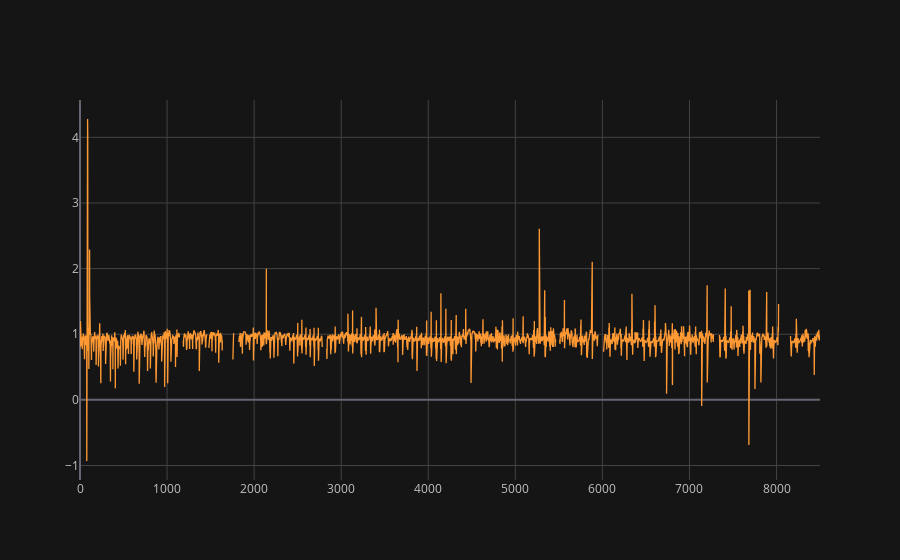

The cell this chart's notebook holds for it:
### Markdown cell above
## AC performance ratio of FT

### Code cell
AC_performance_ratio_FT = pd.DataFrame(((solar_data_1['AC_Pwr_FT [W]']*1000)/(solar_data_1['G-POA- FT-25']*53680)))
solar_data_1['AC_performance_ratio_FT'] = AC_performance_ratio_FT
solar_data_1['AC_performance_ratio_FT'].iplot(theme='solar')

### Figure 1 — Plotly figure (JSON) as saved in the notebook; plotly's stock layout.template omitted (floating-point values rounded to 4 significant figures; data arrays with more than 128 entries replaced by an {"elided": "..."} marker saying what was removed)
{"data": [{"line": {"color": "rgba(255, 153, 51, 1.0)", "dash": "solid", "shape": "linear", "width": 1.3}, "mode": "lines", "name": "AC_performance_ratio_FT", "text": "", "type": "scatter", "x": {"elided": "8500 int values"}, "y": {"elided": "8500 mixed values"}}], "layout": {"legend": {"bgcolor": "#151516", "font": {"color": "#D9D9D9"}}, "paper_bgcolor": "#151516", "plot_bgcolor": "#151516", "title": {"font": {"color": "#D9D9D9"}}, "xaxis": {"gridcolor": "#434343", "showgrid": true, "tickfont": {"color": "#C2C2C2"}, "title": {"font": {"color": "#D9D9D9"}, "text": ""}, "zerolinecolor": "#666570"}, "yaxis": {"gridcolor": "#434343", "showgrid": true, "tickfont": {"color": "#C2C2C2"}, "title": {"font": {"color": "#D9D9D9"}, "text": ""}, "zerolinecolor": "#666570"}}}
